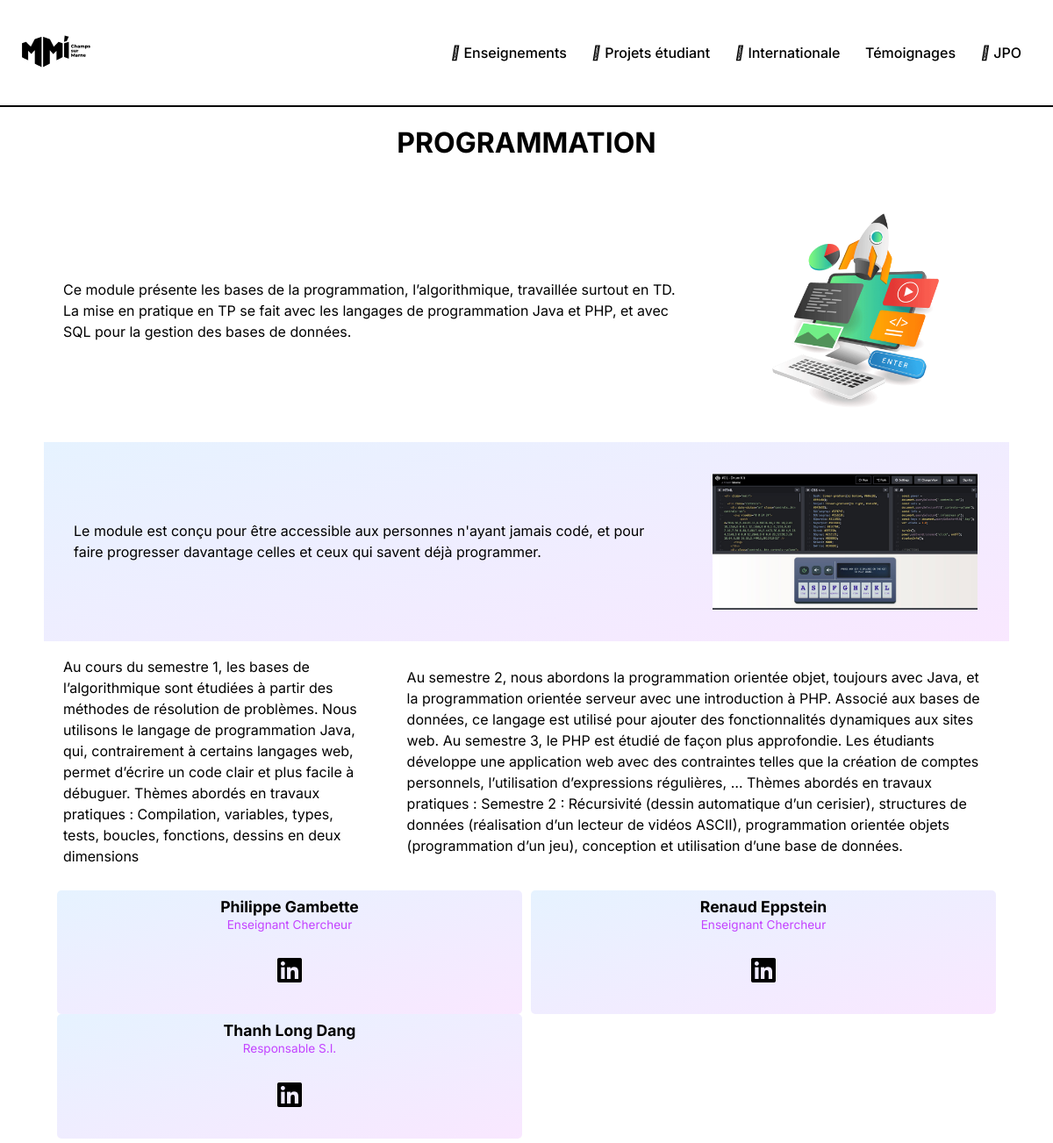
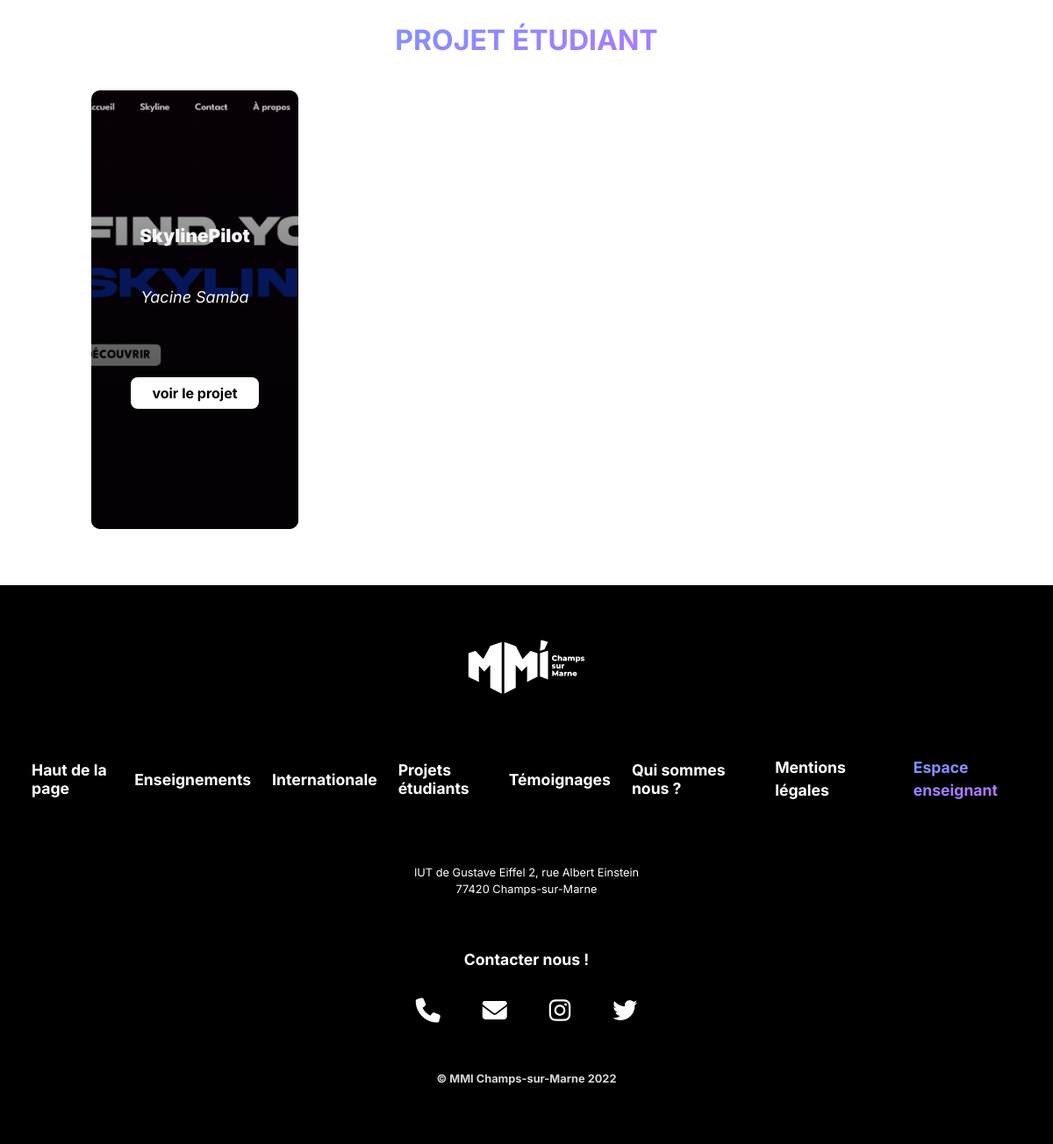
/enseignement.php?id=4, run on the app's committed database (2 pictures, top to bottom).
### tables this page shows
CREATE TABLE `matieres` (
  `id_matiere` int(11) NOT NULL,
  `id_module` int(11) NOT NULL,
  `nom_matiere` varchar(50) NOT NULL,
  `image_matiere` text NOT NULL,
  `image` text NOT NULL,
  `description_matiere` text NOT NULL,
  `resume_equipe` text NOT NULL,
  `resume_matiere` text NOT NULL,
  `details_s1` text NOT NULL,
  `details_s2` text NOT NULL,
  `icon_matiere` text NOT NULL
);

CREATE TABLE `equipe` (
  `id_enseignant` int(11) NOT NULL,
  `id_matiere` int(11) NOT NULL,
  `nom` varchar(50) NOT NULL,
  `prenom` varchar(50) NOT NULL,
  `role` varchar(50) NOT NULL,
  `linkedin` text NOT NULL
);

CREATE TABLE `projets` (
  `id_projet` int(11) NOT NULL,
  `id_matiere` int(11) NOT NULL,
  `titre` varchar(50) NOT NULL,
  `auteur` varchar(50) NOT NULL,
  `date_creation` varchar(4) NOT NULL,
  `description` text NOT NULL,
  `objectifs` varchar(510) NOT NULL,
  `outils` varchar(255) NOT NULL,
  `competences` text NOT NULL,
  `lien` varchar(255) NOT NULL
);

### enseignement.php (the view, shortened to what this page needs)
<?php
include("connect.php");
?>
<!DOCTYPE html>
<html lang="fr">
<head>
  <link rel="stylesheet" href="css/styles.css" />
  <link rel="stylesheet" href="https://site-assets.fontawesome.com/releases/v6.2.1/css/all.css" />
</head>
<body>
  <?php require("header.php"); ?>
  <main class="page-enseignement">
    <?php
    $id_matiere = $_GET['id'];
    $query = "SELECT * FROM matieres WHERE id_matiere = $id_matiere";
    $result = $db->prepare($query);
    $result->execute();
    $matiere = $result->fetch();
    $query = "SELECT projets.*, images.file_name FROM projets LEFT JOIN images ON projets.id_projet = images.id_projet WHERE id_matiere = $id_matiere GROUP BY projets.id_projet ORDER BY projets.date_creation DESC ";
    $result = $db->prepare($query);
    $result->execute();
    $projets = $result->fetchAll();
    $query = "SELECT * FROM equipe WHERE id_matiere = $id_matiere";
    $result = $db->prepare($query);
    $result->execute();
    $equipe = $result->fetchAll();
    ?>
    <div class="d-flex-column">
    <div class="d-flex-column">
    <h1><?php echo $matiere['nom_matiere']; ?></h1>
    </div>
    </div>
    <div class="d-flex-column">
    <p><?php echo $matiere['resume_matiere']; ?></p>
    <img class="imgil" src="img/matieres/<?php echo $matiere['image_matiere']; ?>" alt="Image associé à la matiére <?php echo $matiere['nom_matiere']; ?>">
    </div>
    <div class="bgsecondary d-flex-column">
    <p><?php echo $matiere['resume_equipe']; ?></p>
    <img class="imgil" src="img/matieres/<?php echo $matiere['image']; ?>" alt="Image associé à la matiére <?php echo $matiere['nom_matiere']; ?>">
    </div>
    <div class="d-flex-column">
      <p><?php echo $matiere['details_s1']; ?></p><br>
      <p><?php echo $matiere['details_s2']; ?></p>
    </div>
    <div class="equipe">
      <?php
      foreach ($equipe as $prof) : ?>
        <div class="prof">
              <h3><?php echo $prof['prenom']; ?> <?php echo $prof['nom']; ?></h3>
              <p class="colorcrea"><?php echo $prof['role'] ?></p>
              <a target="_blank" href="<?php echo $prof['linkedin']; ?>"><i class="fa-brands fa-linkedin"></i></a>
        </div>
      <?php endforeach; ?>
    </div>
    <h1 class="colorgrad">PROJET ÉTUDIANT</h1>
    <div class="projets">
      <?php
      foreach ($projets as $projet) : ?>
        <div class="card" style="background-image: url(uploaded_images/<?php echo $projet['file_name']; ?>)">
          <div class="content">
            <h2 class="titre"><?php echo $projet['titre']; ?></h2>
            <p class="auteur"><?php echo $projet['auteur']; ?></p>
            <p><?php echo $projet['date_creation'] ?></p>
            <a href="projet.php?id=<?php echo $projet['id_projet']; ?>" class="btn-projet">voir le projet</a>
          </div>
        </div>
      <?php endforeach; ?>
  </main>
  <?php require("footer.php"); ?>
</body>
</html>

### css/styles.css (style rules this page uses)
*, *::after, *::before { box-sizing: border-box; scroll-behavior: smooth; }
body { margin: 0; padding: 0; height: 100vh; scroll-behavior: smooth; font-family: "Inter", sans-serif; overflow-x: hidden; }
a { color: inherit; text-decoration: none; }
p { line-height: 1.5; padding: 12px; }
h1, h2, h3 { text-align: center; }
main { margin-bottom: 48px; }
img { width: 100%; height: auto; padding: 24px; border-radius: 40px; }
.d-flex-column { display: flex; flex-direction: column; align-items: center; justify-content: space-evenly; }
.d-flex-column h1, h2, h3, p { margin-left: 24px; margin-right: 24px; }
.colorgrad { background: linear-gradient( 166deg, rgba(86, 171, 255, 1) 0%, rgba(214, 97, 255, 1) 100% ); -webkit-background-clip: text; -webkit-text-fill-color: transparent; }
.bgsecondary { background: linear-gradient( 166deg, rgba(86, 171, 255, 0.15) 0%, rgba(214, 97, 255, 0.15) 100% ); padding: 12px; }
.colorcrea { color: #c343ff; }
.social-icons > div h2, p { margin: 5px 10px; }
.imgil { width: 300px; height: auto; }
.page-enseignement .imgil { width: 350px; height: auto; }
.projets { display: grid; grid-gap: 1rem; padding: 1rem; max-width: 1024px; margin: 0 auto; font-family: var(--font-sans); }
@media (min-width: 600px) { .projets { grid-template-columns: repeat(2, 1fr); } }
@media (min-width: 800px) { .projets { grid-template-columns: repeat(4, 1fr); } }
.card { position: relative; display: flex; align-items: center; overflow: hidden; padding: 1rem; width: 100%; text-align: center; color: whitesmoke; background-color: whitesmoke; border-radius: 10px; background-repeat: no-repeat; background-size: cover; background-position: 10% 10%; }
@media (min-width: 368px) { .card { height: 500px; } }
.card:before { content: ""; position: absolute; top: 0; left: 0; width: 100%; height: 110%; background-size: cover; background-position: 0 0; transition: transform calc(var(--d) * 1.5) var(--e); pointer-events: none; }
.card:after { content: ""; display: block; position: absolute; top: 0; left: 0; width: 100%; height: 200%; pointer-events: none; background-image: linear-gradient( to bottom, rgba(0, 0, 0, 0) 0%, rgba(0, 0, 0, 0.009) 11.7%, rgba(0, 0, 0, 0.034) 22.1%, rgba(0, 0, 0, 0.072) 31.2%, rgba(0, 0, 0, 0.123) 39.4%, rgba(0, 0, 0, 0.182) 46.6%, rgba(0, 0, 0, 0.249) 53.1%, rgba(0, 0, 0, 0.32) 58.9%, rgba(0, 0, 0, 0.394) 64.3%, rgba(0, 0, 0, 0.468) 69.3%, rgba(0, 0, 0, 0.54) 74.1%, rgba(0, 0, 0, 0.607) 78.8%, rgba(0, 0, 0, 0.668) 83.6%, rgba(0, 0, 0, 0.721) 88.7%, rgba(0, 0, 0, 0.762) 94.1%, rgba(0, 0, 0, 0.79) 100% ); transform: translateY(-50%); transition: transform calc(var(--d) * 2) var(--e); }
.content { position: relative; display: flex; flex-direction: column; align-items: center; width: 100%; padding: 1rem; transition: transform var(--d) var(--e); z-index: 1; }
.content > * + * { margin-top: 1rem; }
.titre { font-size: 1.3rem; width: 100%; font-weight: 900; line-height: 1.2; }
.auteur { font-family: var(--font-serif); font-size: 1.125rem; font-style: italic; line-height: 1.35; }
.btn-projet { padding: 8px 24px; font-weight: 700; border-radius: 8px; color: #000; transition: all 0.3s ease-in-out; background: #fff; }
.page-enseignement { width: 100%; padding: 0 50px ; }
.page-enseignement>div i { font-size: 3rem; margin: 26px 0; }
.page-enseignement img { width: 800px; height: auto; border-radius: 10px; }
.equipe { display: grid; grid-template-columns: repeat(2, 1fr); grid-template-rows: repeat(2, 1fr); grid-column-gap: 0px; grid-row-gap: 0px; padding: 10px; }
.equipe .prof { padding: 8px; margin: 0 5px; text-align: center; background: linear-gradient( 166deg, rgba(86, 171, 255, 0.15) 0%, rgba(214, 97, 255, 0.15) 100% ); border-radius: 5px; }
.equipe .prof h3 { margin: 0; padding: 0; font-size: 1.1rem; }
.equipe .prof p { margin: 0; padding: 0; font-size: 0.85rem; }
.equipe .prof i { font-size: 2rem; }
.equipe .prof:nth-child(1) { grid-area: 1 / 1 / 2 / 2; }
.equipe .prof:nth-child(2) { grid-area: 1 / 2 / 2 / 3; }
.equipe .prof:nth-child(3) { grid-area: 2 / 1 / 3 / 2; }
@media only screen and (min-width: 1200px) { .page-enseignement .d-flex-column { flex-direction: row; } }

### data on the page
matieres: nom_matiere "PROGRAMMATION", resume_matiere "Ce module présente les bases de la programmation, l’algorithmique, travaillée surtout en TD. La mise en pratique en TP se fait avec les langages de programmation Java et PHP, et avec SQL pour la gestion des bases de données.", image_matiere (picture), resume_equipe "Le module est conçu pour être accessible aux personnes n'ayant jamais codé, et pour faire progresser davantage celles et ceux qui savent déjà programmer.", image (picture), details_s1 "Au cours du semestre 1, les bases de l’algorithmique sont étudiées à partir des méthodes de résolution de problèmes. Nous utilisons le langage de programmation Java, qui, contrairement à certains langages web, permet d’écrire un code clair et plus facile à débuguer. Thèmes abordés en travaux pratiques : Compilation, variables, types, tests, boucles, fonctions, dessins en deux dimensions", details_s2 "Au semestre 2, nous abordons la programmation orientée objet, toujours avec Java, et la programmation orientée serveur avec une introduction à PHP. Associé aux bases de données, ce langage est utilisé pour ajouter des fonctionnalités dynamiques aux sites web. Au semestre 3, le PHP est étudié de façon plus approfondie. Les étudiants développe une application web avec des contraintes telles que la création de comptes personnels, l’utilisation d’expressions régulières, … Thèmes abordés en travaux pratiques : Semestre 2 : Récursivité (dessin automatique d’un cerisier), structures de données (réalisation d’un lecteur de vidéos ASCII), programmation orientée objets (programmation d’un jeu),…"
equipe: prenom "Philippe", nom "Gambette", role "Enseignant Chercheur"
equipe: prenom "Renaud", nom "Eppstein", role "Enseignant Chercheur"
equipe: prenom "Thanh Long", nom "Dang", role "Responsable S.I."
projets: titre "SkylinePilot", auteur "Yacine Samba"
